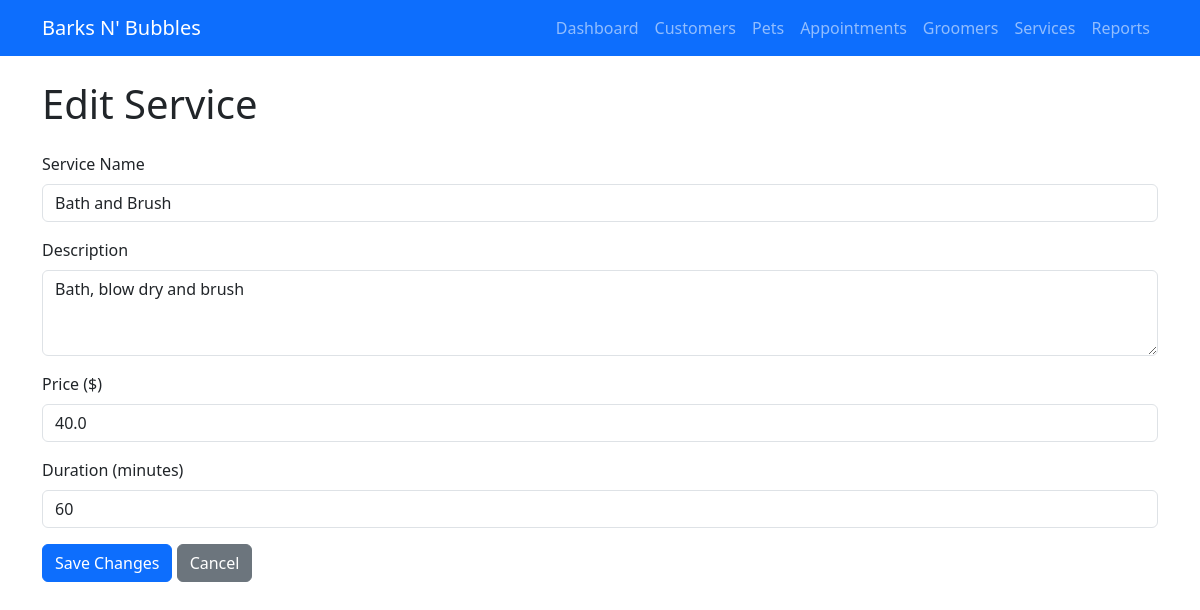
The app's page /services/edit/5 with its own data.
### tables this page shows
CREATE TABLE service (
            serviceID INTEGER PRIMARY KEY AUTOINCREMENT,
            serviceName TEXT NOT NULL,
            description TEXT,
            price REAL NOT NULL,
            duration INTEGER
        );

### app.py (the view, shortened to what this page needs)
@app.route("/services/edit/<int:service_id>", methods=["GET", "POST"])
def edit_service(service_id):
    connection = get_db_connection()
    service = connection.execute(
        "SELECT * FROM service WHERE serviceID = ?",
        (service_id,)
    ).fetchone()
    if service is None:
        connection.close()
        return "Service not found.", 404
    connection.close()
    return render_template(
        "edit_service.html",
        service=service
    )

### app.py (called while the page is built)
def get_db_connection():
    connection = sqlite3.connect("barksnbubbles.db")
    connection.row_factory = sqlite3.Row
    return connection

### templates/edit_service.html (shortened to what this page needs)
{% extends "base.html" %}
{% block content %}
<h1 class="mb-4">Edit Service</h1>
<form method="POST">
    <div class="mb-3">
        <label class="form-label">Service Name</label>
        <input
            type="text"
            name="service_name"
            class="form-control"
            value="{{ service['serviceName'] }}"
            required>
    </div>
    <div class="mb-3">
        <label class="form-label">Description</label>
        <textarea
            name="description"
            class="form-control"
            rows="3">{{ service['description'] }}</textarea>
    </div>
    <div class="mb-3">
        <label class="form-label">Price ($)</label>
        <input
            type="number"
            name="price"
            class="form-control"
            step="0.01"
            value="{{ service['price'] }}"
            required>
    </div>
    <div class="mb-3">
        <label class="form-label">Duration (minutes)</label>
        <input
            type="number"
            name="duration"
            class="form-control"
            value="{{ service['duration'] }}"
            required>
    </div>
    <button
        type="submit"
        class="btn btn-primary">
        Save Changes
    </button>
    <a
        href="/services"
        class="btn btn-secondary">
        Cancel
    </a>
</form>
{% endblock %}

### records on screen
service: service_name "Bath and Brush", description "Bath, blow dry and brush", price "40.0", duration "60"
